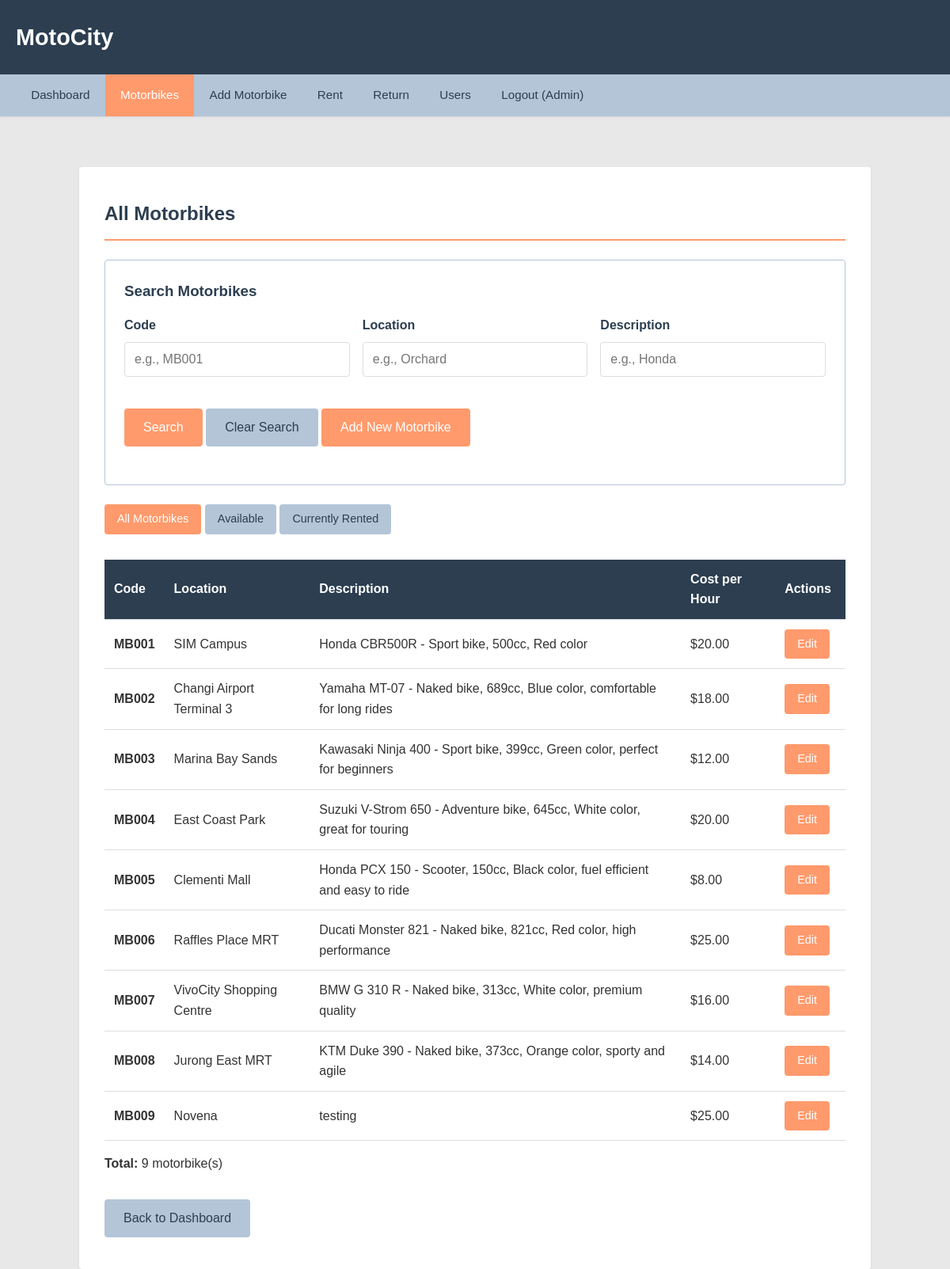
The page /motorbikes_list.php (signed in) on the database its author committed.
### tables this page shows
CREATE TABLE `motorbikes` (
  `code` varchar(50) NOT NULL,
  `rentingLocation` varchar(200) NOT NULL,
  `description` text NOT NULL,
  `costPerHour` decimal(10,2) NOT NULL CHECK (`costPerHour` > 0),
  `created_at` timestamp NOT NULL DEFAULT current_timestamp(),
  PRIMARY KEY (`code`),
  KEY `idx_location` (`rentingLocation`)
);

### classes/Auth.php (called while the page is built, shortened)
<?php
class Auth {
    public static function isLoggedIn() {
        return isset($_SESSION['user_id']);
    }
    public static function isAdmin() {
        return isset($_SESSION['user_type']) && $_SESSION['user_type'] === 'Administrator';
    }
    public static function getCurrentUserName() {
        return $_SESSION['user_name'] ?? '';
    }
}
?>

### classes/Database.php (called while the page is built, shortened)
<?php
class Database {
    private static $instance = null;
    private $conn;
    private function __construct() {
        $servername = "localhost";
        $username = "root";
        $password = "";
        $dbname = "motocity";
        $this->conn = new mysqli($servername, $username, $password, $dbname);
    }
    public static function getInstance() {
        if (self::$instance === null) {
            self::$instance = new Database();
        }
        return self::$instance;
    }
    public function getConnection() {
        return $this->conn;
    }
}
?>

### classes/Motorbike.php (called while the page is built, shortened)
<?php
class Motorbike {
    private $conn;
    public function __construct() {
        $this->conn = Database::getInstance()->getConnection();
    }
    public function getAllMotorbikes() {
        $sql = "SELECT * FROM motorbikes ORDER BY code";
        $result = $this->conn->query($sql);
        return $result->fetch_all(MYSQLI_ASSOC);
    }
}
?>

### motorbikes_list.php (the view, shortened to what this page needs)
<?php
require_once 'classes/Database.php';
require_once 'classes/Auth.php';
require_once 'classes/Motorbike.php';
$isAdmin = Auth::isAdmin();
$filter = $_GET['filter'] ?? 'all';
$searchCode = trim($_GET['search_code'] ?? '');
$searchLocation = trim($_GET['search_location'] ?? '');
$searchDescription = trim($_GET['search_description'] ?? '');
$isSearching = !empty($searchCode) || !empty($searchLocation) || !empty($searchDescription);
$motorbike = new Motorbike();
if ($isSearching) {
    $motorbikes = $motorbike->searchMotorbikes($searchCode, $searchLocation, $searchDescription);
    $listTitle = "Search Results";
} else {
    if ($isAdmin) {
        if ($filter === 'available') {
            $motorbikes = $motorbike->getAvailableMotorbikes();
            $listTitle = "Available Motorbikes";
        } elseif ($filter === 'rented') {
            $motorbikes = $motorbike->getRentedMotorbikes();
            $listTitle = "Currently Rented Motorbikes";
        } else {
            $motorbikes = $motorbike->getAllMotorbikes();
            $listTitle = "All Motorbikes";
        }
    } else {
        $motorbikes = $motorbike->getAvailableMotorbikes();
        $listTitle = "Available Motorbikes";
    }
}
?>
<!DOCTYPE html>
<html lang="en">
<head>
    <link rel="stylesheet" href="assets/css/style.css">
</head>
<body>
    <?php include 'includes/header.php'; ?>
    <?php include 'includes/nav.php'; ?>
    <main class="container">
        <h2><?php echo $listTitle; ?></h2>
        <div class="card">
            <h3>Search Motorbikes</h3>
            <form method="GET" action="motorbikes_list.php">
                <div class="form-row">
                    <div class="form-group">
                        <label for="search_code">Code</label>
                        <input type="text" id="search_code" name="search_code" value="<?php echo htmlspecialchars($searchCode); ?>" placeholder="e.g., MB001">
                    </div>
                    <div class="form-group">
                        <label for="search_location">Location</label>
                        <input type="text" id="search_location" name="search_location" value="<?php echo htmlspecialchars($searchLocation); ?>" placeholder="e.g., Orchard">
                    </div>
                    <div class="form-group">
                        <label for="search_description">Description</label>
                        <input type="text" id="search_description" name="search_description" value="<?php echo htmlspecialchars($searchDescription); ?>" placeholder="e.g., Honda">
                    </div>
                </div>
                <div class="form-group">
                    <button type="submit" class="btn">Search</button>
                    <a href="motorbikes_list.php" class="btn btn-secondary">Clear Search</a>
                    <?php if ($isAdmin): ?>
                        <a href="motorbike_form.php" class="btn">Add New Motorbike</a>
                    <?php endif; ?>
                </div>
            </form>
        </div>
        <?php if ($isAdmin && !$isSearching): ?>
            <div class="mb-2">
                <a href="motorbikes_list.php?filter=all" class="btn <?php echo $filter === 'all' ? '' : 'btn-secondary'; ?> btn-small">All Motorbikes</a>
                <a href="motorbikes_list.php?filter=available" class="btn <?php echo $filter === 'available' ? '' : 'btn-secondary'; ?> btn-small">Available</a>
                <a href="motorbikes_list.php?filter=rented" class="btn <?php echo $filter === 'rented' ? '' : 'btn-secondary'; ?> btn-small">Currently Rented</a>
            </div>
        <?php endif; ?>
        <?php if (empty($motorbikes)): ?>
            <div class="message info">
                No motorbikes found.
            </div>
        <?php else: ?>
            <table>
                <thead>
                    <tr>
                        <th>Code</th>
                        <th>Location</th>
                        <th>Description</th>
                        <th>Cost per Hour</th>
                        <?php if ($isAdmin): ?>
                            <th>Actions</th>
                        <?php endif; ?>
                    </tr>
                </thead>
                <tbody>
                    <?php foreach ($motorbikes as $bike): ?>
                        <tr>
                            <td><strong><?php echo htmlspecialchars($bike['code']); ?></strong></td>
                            <td><?php echo htmlspecialchars($bike['rentingLocation']); ?></td>
                            <td><?php echo htmlspecialchars($bike['description']); ?></td>
                            <td>$<?php echo number_format($bike['costPerHour'], 2); ?></td>
                            <?php if ($isAdmin): ?>
                                <td>
                                    <a href="motorbike_form.php?code=<?php echo urlencode($bike['code']); ?>" class="btn btn-small">Edit</a>
                                </td>
                            <?php endif; ?>
                        </tr>
                    <?php endforeach; ?>
                </tbody>
            </table>
            <p class="mt-1"><strong>Total:</strong> <?php echo count($motorbikes); ?> motorbike(s)</p>
        <?php endif; ?>
        <div class="mt-2">
            <a href="dashboard.php" class="btn btn-secondary">Back to Dashboard</a>
        </div>
    </main>
</body>
</html>

### includes/header.php
<header>
    <div class="container">
        <h1>MotoCity</h1>
    </div>
</header>

### includes/nav.php (shortened to what this page needs)
<?php
$currentPage = basename($_SERVER['PHP_SELF']);
$isAdmin = Auth::isAdmin();
?>
<nav>
    <div class="container">
        <ul>
            <?php if (Auth::isLoggedIn()): ?>
                <li><a href="dashboard.php" <?php echo $currentPage == 'dashboard.php' ? 'class="active"' : ''; ?>>Dashboard</a></li>
                <?php if ($isAdmin): ?>
                    <li><a href="motorbikes_list.php" <?php echo $currentPage == 'motorbikes_list.php' ? 'class="active"' : ''; ?>>Motorbikes</a></li>
                    <li><a href="motorbike_form.php" <?php echo $currentPage == 'motorbike_form.php' ? 'class="active"' : ''; ?>>Add Motorbike</a></li>
                    <li><a href="rent.php" <?php echo $currentPage == 'rent.php' ? 'class="active"' : ''; ?>>Rent</a></li>
                    <li><a href="return.php" <?php echo $currentPage == 'return.php' ? 'class="active"' : ''; ?>>Return</a></li>
                    <li><a href="users_list.php" <?php echo $currentPage == 'users_list.php' ? 'class="active"' : ''; ?>>Users</a></li>
                <?php endif; ?>
                <li><a href="logout.php">Logout (<?php echo Auth::getCurrentUserName(); ?>)</a></li>
            <?php else: ?>
                <li><a href="login.php" <?php echo $currentPage == 'login.php' ? 'class="active"' : ''; ?>>Login</a></li>
                <li><a href="register.php" <?php echo $currentPage == 'register.php' ? 'class="active"' : ''; ?>>Register</a></li>
            <?php endif; ?>
        </ul>
    </div>
</nav>

### assets/css/style.css (style rules this page uses)
:root { --color-light: #E8E8E8; --color-secondary: #B4C5D8; --color-primary: #2C3E50; --color-accent: #FF9A6C; --color-text: #333; --color-white: #ffffff; }
* { margin: 0; padding: 0; box-sizing: border-box; }
body { font-family: Arial, sans-serif; line-height: 1.6; color: var(--color-text); background-color: var(--color-light); }
.container { max-width: 1200px; margin: 0 auto; padding: 0px 20px; }
header { background-color: var(--color-primary); color: var(--color-white); padding: 1.5rem 0; box-shadow: 0 1px 3px rgba(0,0,0,0.1); }
header h1 { margin: 0; font-size: 1.8rem; font-weight: 600; }
nav { background-color: var(--color-secondary); padding: 0; box-shadow: 0 1px 2px rgba(0,0,0,0.08); }
nav ul { list-style: none; display: flex; flex-wrap: wrap; }
nav ul li { margin: 0; }
nav ul li a { display: block; color: var(--color-primary); text-decoration: none; padding: 0.9rem 1.2rem; font-size: 0.95rem; font-weight: 500; }
nav ul li a.active { background-color: var(--color-accent); color: var(--color-white); }
main { background-color: var(--color-white); margin: 4rem auto 3rem auto; padding: 2rem; border-radius: 4px; box-shadow: 0 1px 3px rgba(0,0,0,0.08); min-height: 500px; }
h2 { color: var(--color-primary); margin-bottom: 1.5rem; border-bottom: 2px solid var(--color-accent); padding-bottom: 0.75rem; font-weight: 600; }
h3 { color: var(--color-primary); margin-top: 1.5rem; margin-bottom: 1rem; font-weight: 600; }
.form-group { margin-bottom: 1.5rem; }
.form-row { display: grid; grid-template-columns: repeat(auto-fit, minmax(200px, 1fr)); gap: 1rem; margin-bottom: 1rem; }
label { display: block; margin-bottom: 0.5rem; font-weight: bold; color: var(--color-primary); }
input[type="text"], input[type="email"], input[type="password"], input[type="tel"], input[type="number"], input[type="datetime-local"], select, textarea { width: 100%; padding: 0.75rem; border: 1px solid #ddd; border-radius: 4px; font-size: 1rem; }
.btn { display: inline-block; padding: 0.75rem 1.5rem; background-color: var(--color-accent); color: var(--color-white); border: none; border-radius: 4px; cursor: pointer; text-decoration: none; font-size: 1rem; font-weight: 500; line-height: 1.5; box-sizing: border-box; }
.btn-secondary { background-color: var(--color-secondary); color: var(--color-primary); padding: 0.75rem 1.5rem; line-height: 1.5; }
.btn-small { padding: 0.5rem 1rem; font-size: 0.9rem; }
table { width: 100%; border-collapse: collapse; margin-top: 1rem; }
table th, table td { padding: 0.75rem; text-align: left; border-bottom: 1px solid #ddd; }
table th { background-color: var(--color-primary); color: var(--color-white); font-weight: bold; }
table td a { color: var(--color-accent); text-decoration: none; margin-right: 0.5rem; }
.card { background-color: var(--color-white); border: 1px solid var(--color-secondary); border-radius: 4px; padding: 1.5rem; margin-bottom: 1.5rem; }
.card h3 { margin-top: 0; }
.mt-1 { margin-top: 1rem; }
.mt-2 { margin-top: 2rem; }
.mb-2 { margin-bottom: 2rem; }

### motorbikes_list.php (style rules this page uses)
main.container { max-width: 1000px; padding: 2.5rem 2rem; margin-top: 4rem; }
.card { padding: 1.5rem; }

### rows shown on the page
motorbikes: code "MB001", rentingLocation "SIM Campus", description "Honda CBR500R - Sport bike, 500cc, Red color", costPerHour "20.00"
motorbikes: code "MB002", rentingLocation "Changi Airport Terminal 3", description "Yamaha MT-07 - Naked bike, 689cc, Blue color, comfortable for long rides", costPerHour "18.00"
motorbikes: code "MB003", rentingLocation "Marina Bay Sands", description "Kawasaki Ninja 400 - Sport bike, 399cc, Green color, perfect for beginners", costPerHour "12.00"
motorbikes: code "MB004", rentingLocation "East Coast Park", description "Suzuki V-Strom 650 - Adventure bike, 645cc, White color, great for touring", costPerHour "20.00"
motorbikes: code "MB005", rentingLocation "Clementi Mall", description "Honda PCX 150 - Scooter, 150cc, Black color, fuel efficient and easy to ride", costPerHour "8.00"
motorbikes: code "MB006", rentingLocation "Raffles Place MRT", description "Ducati Monster 821 - Naked bike, 821cc, Red color, high performance", costPerHour "25.00"
motorbikes: code "MB007", rentingLocation "VivoCity Shopping Centre", description "BMW G 310 R - Naked bike, 313cc, White color, premium quality", costPerHour "16.00"
motorbikes: code "MB008", rentingLocation "Jurong East MRT", description "KTM Duke 390 - Naked bike, 373cc, Orange color, sporty and agile", costPerHour "14.00"
motorbikes: code "MB009", rentingLocation "Novena", description "testing", costPerHour "25.00"

### other values the page prints
Auth::getCurrentUserName() "Admin"
$listTitle "All Motorbikes"
count($motorbikes) "9"
